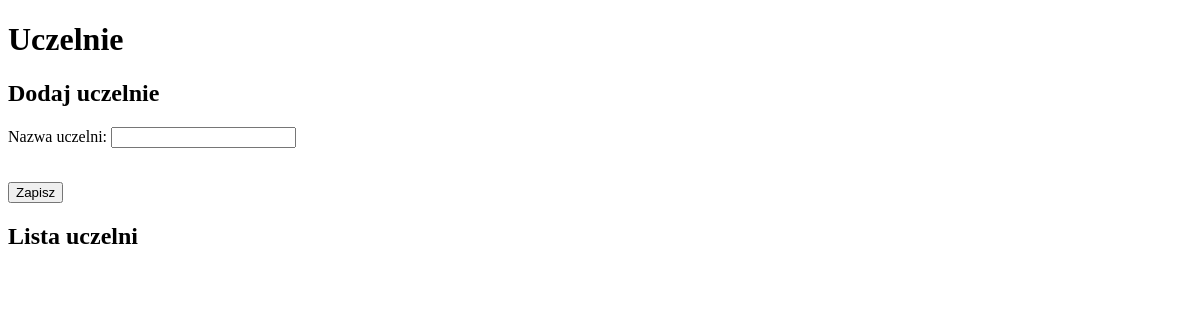
The page /studenci/uczelnie/ on the database as committed earlier.
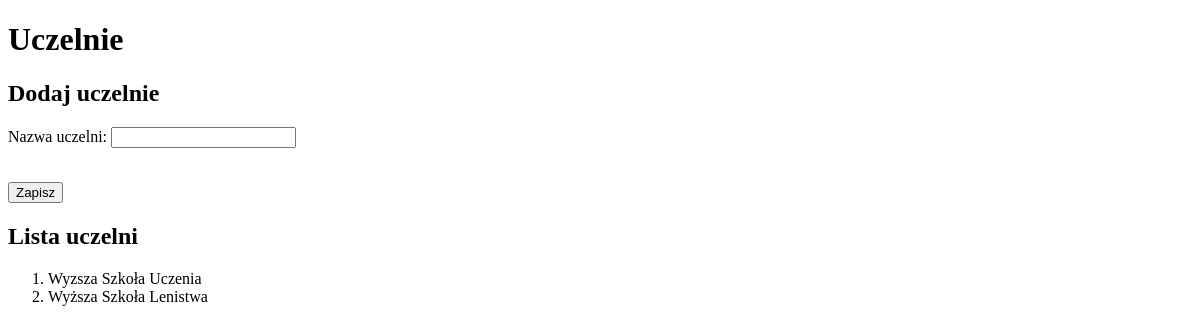
The same page on the database as committed later.
### studenci/models.py (models this page shows, shortened)
class Uczelnia(models.Model):
    nazwa = models.CharField(verbose_name='uczelnia', max_length=30)
    class Meta:
        verbose_name_plural = "uczelnie"

### studenci/views.py (the view)
# urls.py: path('uczelnie/', views.uczelnie, name='uczelnie'),
def uczelnie(request):
    if request.method == 'POST':
        form = UczelniaForm(request.POST)
        if form.is_valid():
            print(form.cleaned_data)
            u = Uczelnia(nazwa=form.cleaned_data['nazwa'])
            u.save()
            messages.success(request, "Poprawnie dodano dane!")
            return redirect(reverse('studenci:uczelnie'))
        else:
            messages.error(request, "Niepoprawne dane!")
    else:
        form = UczelniaForm()
    uczelnie = Uczelnia.objects.all()
    kontekst = {'uczelnie': uczelnie, 'form': form}
    return render(request, 'studenci/uczelnie.html', kontekst)

### studenci/forms.py
class UczelniaForm(forms.Form):
    nazwa = forms.CharField(
        label="Nazwa uczelni",
        max_length=30,
        widget=forms.TextInput()
    )

### studenci/templates/studenci/uczelnie.html (shortened to what this page needs)
{% extends 'szablon.html' %}
{% block naglowek %}Uczelnie{% endblock naglowek %}
{% block tresc %}
<h2>Dodaj uczelnie</h2>
    <form action="." method="POST">
        {{ form.as_p }}
        <br>
        <input type="submit" value="Zapisz">
    </form>
<h2>Lista uczelni</h2>
<ol>
    {% for uczelnia in uczelnie %}
        <li>{{ uczelnia.nazwa }}</li>
    {% endfor %}
</ol>
{% endblock tresc %}

Rows that differ between the two databases and show on the page:
added Uczelnia: nazwa "Wyzsza Szkoła Uczenia"
added Uczelnia: nazwa "Wyższa Szkoła Lenistwa"
